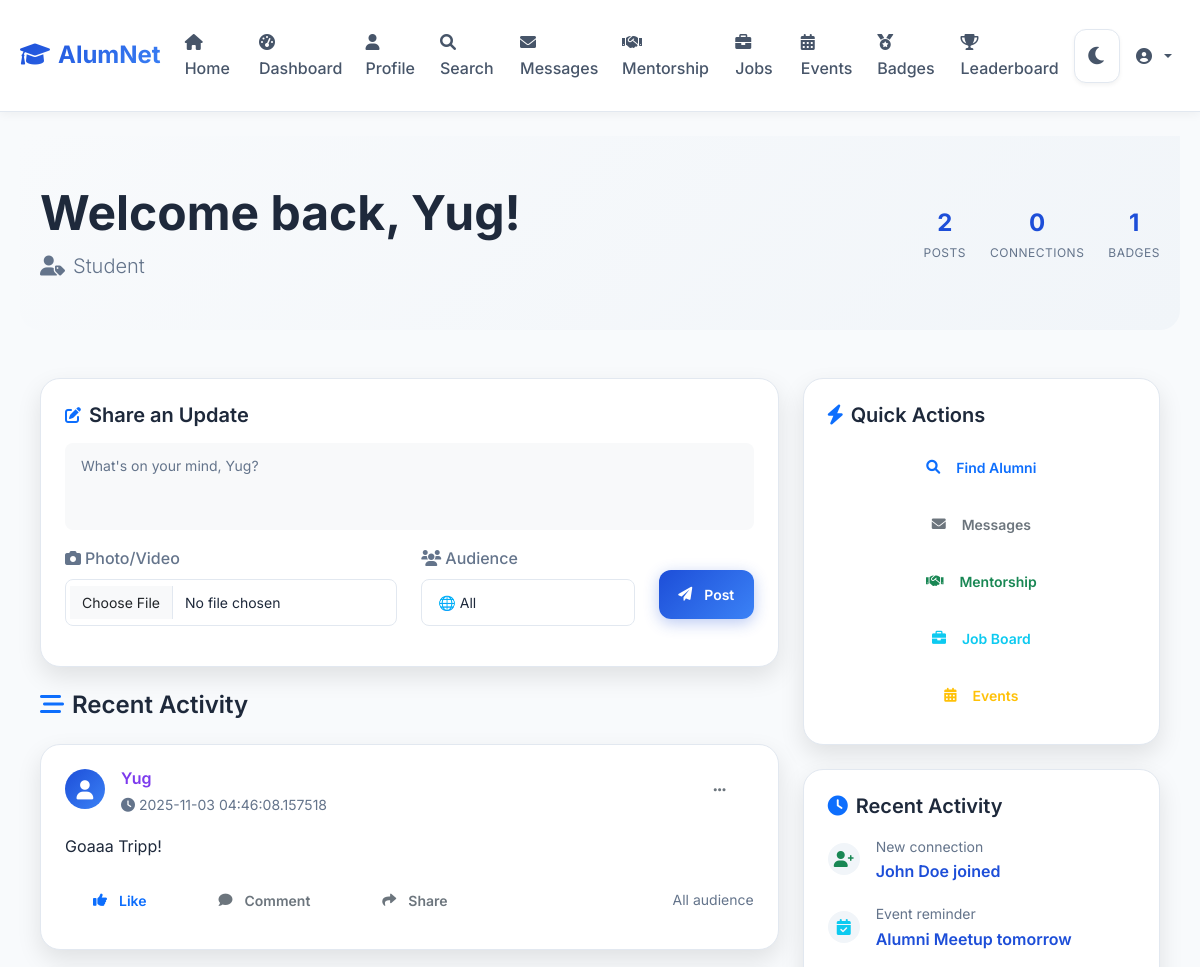
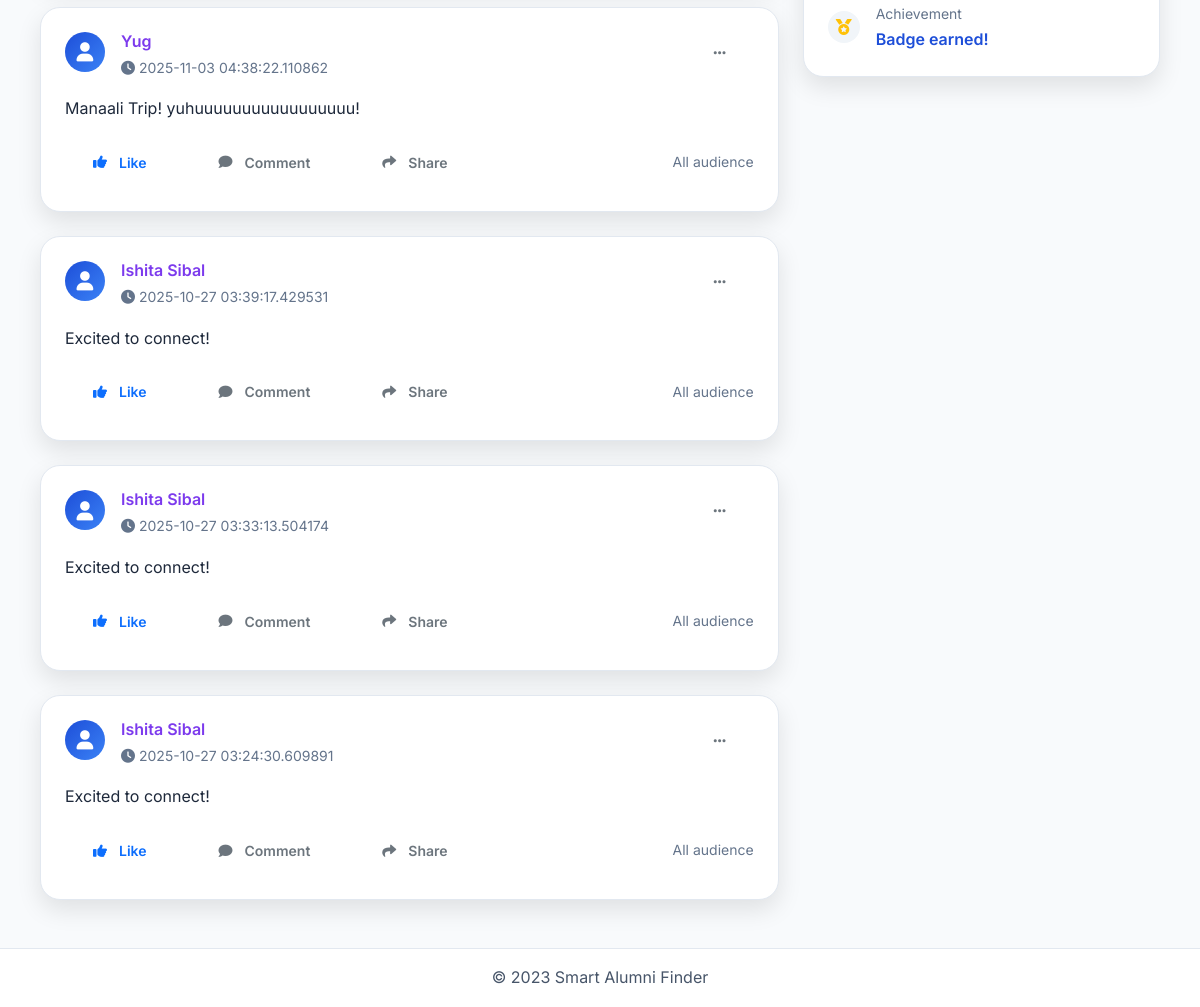
The page /dashboard (signed in) on the database its author committed (2 pictures, top to bottom).
### models.py (models this page shows, shortened)
class User(db.Model):
    id = db.Column(db.Integer, primary_key=True)
    username = db.Column(db.String(80), unique=True, nullable=False)
    email = db.Column(db.String(120), unique=True, nullable=False)
    password = db.Column(db.String(120), nullable=False)
    role = db.Column(db.String(20), nullable=False)  # student, alumni, faculty
    alumni_id = db.Column(db.String(20), unique=True, nullable=True)  # For alumni
    faculty_id = db.Column(db.String(20), unique=True, nullable=True)  # For faculty
    batch_year = db.Column(db.Integer, nullable=True)
    skills = db.Column(db.Text, nullable=True)  # comma-separated
    created_at = db.Column(db.DateTime, default=datetime.utcnow)

class Post(db.Model):
    id = db.Column(db.Integer, primary_key=True)
    user_id = db.Column(db.Integer, db.ForeignKey('user.id'), nullable=False)
    content = db.Column(db.Text, nullable=False)
    audience = db.Column(db.String(20), nullable=False)  # students, alumni, teachers, all
    media_type = db.Column(db.String(10), nullable=True)  # image, video
    media_path = db.Column(db.String(200), nullable=True)  # path to uploaded file
    timestamp = db.Column(db.DateTime, default=datetime.utcnow)
    user = db.relationship('User', backref=db.backref('posts', lazy=True))

### app.py (the view)
@app.route('/dashboard')
def dashboard():
    if 'user_id' not in session:
        return redirect(url_for('login'))
    user = User.query.get(session['user_id'])
    posts = Post.query.filter((Post.audience == user.role) | (Post.audience == 'all')).order_by(Post.timestamp.desc()).limit(10).all()
    posts_count = Post.query.filter_by(user_id=user.id).count()
    connections_count = Message.query.filter_by(sender_id=user.id).count() + Message.query.filter_by(receiver_id=user.id).count()
    badges_count = Badge.query.filter_by(user_id=user.id).count()
    return render_template('dashboard.html', user=user, posts=posts, posts_count=posts_count, connections_count=connections_count, badges_count=badges_count)

### templates/dashboard.html (shortened to what this page needs)
{% extends "base.html" %}
{% block content %}
<div class="dashboard-header mb-5">
    <div class="container">
        <div class="row align-items-center">
            <div class="col-md-8">
                <h1 class="display-5 fw-bold mb-2">Welcome back, {{ user.username }}!</h1>
                <p class="lead text-muted mb-0">
                    <i class="fas fa-user-tag me-2"></i>{{ user.role | title }}
                </p>
            </div>
            <div class="col-md-4 text-end">
                <div class="user-stats">
                    <div class="d-flex justify-content-end gap-4">
                        <div class="text-center">
                            <div class="stat-number">{{ posts_count or 0 }}</div>
                            <div class="stat-label">Posts</div>
                        </div>
                        <div class="text-center">
                            <div class="stat-number">{{ connections_count or 0 }}</div>
                            <div class="stat-label">Connections</div>
                        </div>
                        <div class="text-center">
                            <div class="stat-number">{{ badges_count or 0 }}</div>
                            <div class="stat-label">Badges</div>
                        </div>
                    </div>
                </div>
            </div>
        </div>
    </div>
</div>
<div class="container">
    <div class="row">
        <div class="col-lg-8">
            <div class="card shadow-lg mb-4 rounded-xl">
                <div class="card-body p-4">
                    <div class="d-flex align-items-center mb-3">
                        <i class="fas fa-edit text-primary me-2"></i>
                        <h5 class="card-title mb-0">Share an Update</h5>
                    </div>
                    <form method="POST" action="{{ url_for('create_post') }}" enctype="multipart/form-data">
                        <div class="mb-3">
                            <textarea name="content" class="form-control form-control-lg border-0 bg-light"
                                      placeholder="What's on your mind, {{ user.username }}?" required rows="3"
                                      style="resize: none;"></textarea>
                        </div>
                        <div class="row align-items-center">
                            <div class="col-md-6">
                                <div class="mb-3">
                                    <label for="media" class="form-label text-muted mb-2">
                                        <i class="fas fa-camera me-1"></i>Photo/Video
                                    </label>
                                    <input type="file" name="media" id="media" class="form-control"
                                           accept="image/*,video/*">
                                </div>
                            </div>
                            <div class="col-md-4">
                                <div class="mb-3">
                                    <label for="audience" class="form-label text-muted mb-2">
                                        <i class="fas fa-users me-1"></i>Audience
                                    </label>
                                    <select name="audience" id="audience" class="form-select">
                                        <option value="all">🌐 All</option>
                                    </select>
                                </div>
                            </div>
                            <div class="col-md-2">
                                <button type="submit" class="btn btn-primary w-100">
                                    <i class="fas fa-paper-plane me-1"></i>Post
                                </button>
                            </div>
                        </div>
                    </form>
                </div>
            </div>
            <h4 class="mb-4">
                <i class="fas fa-stream me-2 text-primary"></i>Recent Activity
            </h4>
            {% for post in posts %}
            <div class="card shadow-lg mb-4 rounded-xl post-card">
                <div class="card-body p-4">
                    <div class="d-flex align-items-start mb-3">
                        <div class="avatar-circle me-3">
                            <i class="fas fa-user"></i>
                        </div>
                        <div class="flex-grow-1">
                            <div class="d-flex justify-content-between align-items-start">
                                <div>
                                    <h6 class="mb-1 fw-semibold">{{ post.user.username }}</h6>
                                    <small class="text-muted">
                                        <i class="fas fa-clock me-1"></i>{{ post.timestamp }}
                                    </small>
                                </div>
                                <div class="dropdown">
                                    <button class="btn btn-sm btn-outline-secondary border-0" type="button" data-bs-toggle="dropdown">
                                        <i class="fas fa-ellipsis-h"></i>
                                    </button>
                                </div>
                            </div>
                        </div>
                    </div>
                    <p class="card-text mb-3">{{ post.content }}</p>
                    <div class="post-actions d-flex justify-content-between align-items-center">
                        <div class="d-flex gap-3">
                            <button class="btn btn-sm btn-outline-primary border-0">
                                <i class="fas fa-thumbs-up me-1"></i>Like
                            </button>
                            <button class="btn btn-sm btn-outline-secondary border-0">
                                <i class="fas fa-comment me-1"></i>Comment
                            </button>
                            <button class="btn btn-sm btn-outline-secondary border-0">
                                <i class="fas fa-share me-1"></i>Share
                            </button>
                        </div>
                        <small class="text-muted">{{ post.audience | title }} audience</small>
                    </div>
                </div>
            </div>
            {% endfor %}
        </div>
        <div class="col-lg-4">
            <div class="card shadow-lg mb-4 rounded-xl">
                <div class="card-body p-4">
                    <h5 class="card-title mb-3">
                        <i class="fas fa-bolt text-primary me-2"></i>Quick Actions
                    </h5>
                    <div class="d-grid gap-2">
                        <a href="{{ url_for('search') }}" class="btn btn-outline-primary">
                            <i class="fas fa-search me-2"></i>Find Alumni
                        </a>
                        <a href="{{ url_for('messages') }}" class="btn btn-outline-secondary">
                            <i class="fas fa-envelope me-2"></i>Messages
                        </a>
                        <a href="{{ url_for('mentorship') }}" class="btn btn-outline-success">
                            <i class="fas fa-handshake me-2"></i>Mentorship
                        </a>
                        <a href="{{ url_for('jobs') }}" class="btn btn-outline-info">
                            <i class="fas fa-briefcase me-2"></i>Job Board
                        </a>
                        <a href="{{ url_for('events') }}" class="btn btn-outline-warning">
                            <i class="fas fa-calendar-alt me-2"></i>Events
                        </a>
                    </div>
                </div>
            </div>
            <div class="card shadow-lg rounded-xl">
                <div class="card-body p-4">
                    <h5 class="card-title mb-3">
                        <i class="fas fa-clock text-primary me-2"></i>Recent Activity
                    </h5>
                    <div class="activity-list">
                        <div class="activity-item d-flex align-items-center mb-3">
                            <div class="activity-icon me-3">
                                <i class="fas fa-user-plus text-success"></i>
                            </div>
                            <div>
                                <small class="text-muted">New connection</small>
                                <div class="fw-semibold">John Doe joined</div>
                            </div>
                        </div>
                        <div class="activity-item d-flex align-items-center mb-3">
                            <div class="activity-icon me-3">
                                <i class="fas fa-calendar-check text-info"></i>
                            </div>
                            <div>
                                <small class="text-muted">Event reminder</small>
                                <div class="fw-semibold">Alumni Meetup tomorrow</div>
                            </div>
                        </div>
                        <div class="activity-item d-flex align-items-center">
                            <div class="activity-icon me-3">
                                <i class="fas fa-medal text-warning"></i>
                            </div>
                            <div>
                                <small class="text-muted">Achievement</small>
                                <div class="fw-semibold">Badge earned!</div>
                            </div>
                        </div>
                    </div>
                </div>
            </div>
        </div>
    </div>
</div>
{% endblock %}

### static/css/style.css (style rules this page uses)
:root { --primary-light: #1d4ed8; --primary-dark: #3b82f6; --accent-light: #7c3aed; --accent-dark: #a78bfa; --success-light: #059669; --success-dark: #10b981; --error-light: #dc2626; --error-dark: #ef4444; --background: #f8fafc; --surface: #ffffff; --surface-hover: #f1f5f9; --text-primary: #1e293b; --text-secondary: #475569; --text-muted: #64748b; --border: #e2e8f0; --border-hover: #cbd5e1; --shadow: rgba(0, 0, 0, 0.05); --shadow-hover: rgba(0, 0, 0, 0.1); --gradient-primary: linear-gradient(135deg, #1d4ed8, #3b82f6); --gradient-accent: linear-gradient(135deg, #7c3aed, #a78bfa); }
* { box-sizing: border-box; }
body { background: var(--background); color: var(--text-primary); font-family: 'Inter', -apple-system, BlinkMacSystemFont, 'Segoe UI', Roboto, sans-serif; line-height: 1.6; margin: 0; min-height: 100vh; transition: background-color 0.3s ease, color 0.3s ease; }
.container { max-width: 1200px; margin: 0 auto; padding: 0 24px; }
h1, h2, h3, h4, h5, h6 { font-weight: 600; line-height: 1.2; margin: 0 0 16px 0; }
h1 { font-size: 2.25rem; }
p { margin: 0 0 16px 0; }
.card { background: var(--surface); border: 1px solid var(--border); border-radius: 16px; box-shadow: 0 4px 6px var(--shadow); transition: all 0.3s ease; margin-bottom: 24px; overflow: hidden; }
.card-body { padding: 24px; }
.card-title { color: var(--text-primary); margin-bottom: 16px; }
.btn { border-radius: 12px; font-weight: 600; font-size: 0.875rem; padding: 14px 28px; text-decoration: none; transition: all 0.3s ease; border: none; cursor: pointer; display: inline-flex; align-items: center; justify-content: center; gap: 8px; position: relative; overflow: hidden; }
.btn::before { content: ''; position: absolute; top: 0; left: -100%; width: 100%; height: 100%; background: linear-gradient(90deg, transparent, rgba(255,255,255,0.2), transparent); transition: left 0.5s; }
.btn-primary { background: var(--gradient-primary); color: white; box-shadow: 0 4px 15px rgba(29, 78, 216, 0.3); }
.form-control { background: var(--surface); border: 1px solid var(--border); border-radius: 8px; color: var(--text-primary); font-size: 0.875rem; padding: 12px 16px; transition: border-color 0.2s ease, box-shadow 0.2s ease; width: 100%; }
.form-control::placeholder { color: var(--text-muted); }
.form-select { background: var(--surface); border: 1px solid var(--border); border-radius: 8px; color: var(--text-primary); font-size: 0.875rem; padding: 12px 16px; transition: border-color 0.2s ease, box-shadow 0.2s ease; width: 100%; }
.form-select option { background: var(--surface); color: var(--text-primary); }
.form-label { color: var(--text-primary); font-weight: 500; margin-bottom: 8px; display: block; }
textarea::placeholder, input::placeholder, select::placeholder { color: var(--text-muted) !important; opacity: 1; }
.row { display: flex; flex-wrap: wrap; margin: 0 -12px; }
.col-md-8, .col-md-4 { padding: 0 12px; }
.col-md-8 { flex: 0 0 66.666667%; max-width: 66.666667%; }
.col-md-4 { flex: 0 0 33.333333%; max-width: 33.333333%; }
@media (max-width: 1200px) { .container { max-width: 100%; padding: 0 20px; } }
.text-center { text-align: center; }
.text-muted { color: var(--text-muted) !important; }
.mb-3 { margin-bottom: 16px; }
.mb-4 { margin-bottom: 24px; }
.w-100 { width: 100%; }
.d-flex { display: flex; }
.align-items-center { align-items: center; }
.shadow-lg { box-shadow: 0 10px 25px var(--shadow-hover) !important; }
.rounded-xl { border-radius: 20px !important; }
.fw-semibold { color: var(--primary-light) !important; font-weight: 600 !important; }
h6.fw-semibold { color: var(--accent-light) !important; font-size: 1rem; }
.card-text, .message-content, .job-description, .event-description, .post-content { color: var(--text-primary) !important; }

### templates/dashboard.html (style rules this page uses)
.dashboard-header { background: linear-gradient(135deg, var(--background) 0%, var(--surface-hover) 100%); padding: 3rem 0; border-radius: 0 0 20px 20px; }
.stat-number { font-size: 1.5rem; font-weight: 700; color: var(--primary-light); }
.stat-label { font-size: 0.75rem; color: var(--text-muted); text-transform: uppercase; letter-spacing: 0.5px; }
.avatar-circle { width: 40px; height: 40px; border-radius: 50%; background: var(--gradient-primary); display: flex; align-items: center; justify-content: center; color: white; font-size: 1.2rem; }
.activity-icon { width: 32px; height: 32px; border-radius: 50%; background: var(--surface-hover); display: flex; align-items: center; justify-content: center; }

### rows shown on the page
User: username "Yug", role "Student", content "What's on your mind, Yug?"
Post: user.username "Yug", timestamp "2025-11-03 04:46:08.157518", content "Goaaa Tripp!", audience "All"
Post: user.username "Yug", timestamp "2025-11-03 04:38:22.110862", content "Manaali Trip! yuhuuuuuuuuuuuuuuuuu!", audience "All"
Post: user.username "Ishita Sibal", timestamp "2025-10-27 03:39:17.429531", content "Excited to connect!", audience "All"
Post: user.username "Ishita Sibal", timestamp "2025-10-27 03:33:13.504174", content "Excited to connect!", audience "All"
Post: user.username "Ishita Sibal", timestamp "2025-10-27 03:24:30.609891", content "Excited to connect!", audience "All"

### other values the page prints
{{ posts_count or 0 }} "2"
{{ connections_count or 0 }} "0"
{{ badges_count or 0 }} "1"
